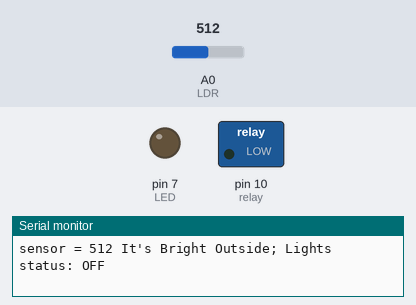
Bench run of a sketch on a simulated Arduino Uno, built with avr-gcc and run on an emulated ATmega328P. Shown: switched loads named in the sketch (green lamp = pin HIGH), output pins drawn as LEDs (lit = HIGH), the last lines printed to the serial monitor. The inputs (shaded band) are chosen by the test bench; at power-on: A0 (LDR) = 512.

Above: at 1.2 s.
1.3 s: A0 (LDR) set to 892
4.3 s: A0 (LDR) set to 907
At 5.5 s:
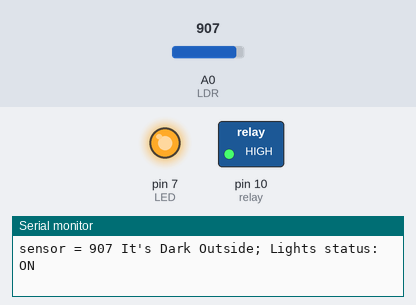
5.8 s: A0 (LDR) set to 890
At 7.0 s:
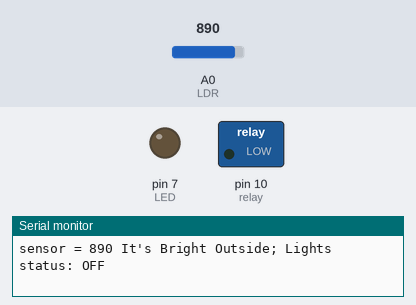
Timing chart, 0 to 8.8 s (numbered marks = the images above; inputs shaded):
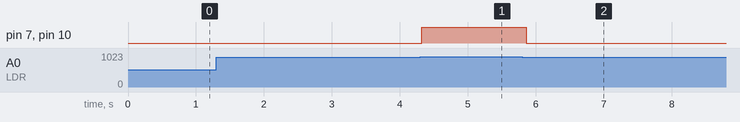

The sketch:

ldr_control_led_fat1.ino
```cpp
#define relay 10
int LED = 7;
int LDR = A0;

void setup()
{
Serial.begin(9600);
pinMode(LED, OUTPUT);
pinMode(relay, OUTPUT);
pinMode(LDR, INPUT);
}

void loop() {
int LDRValue = analogRead(LDR);
Serial.print("sensor = ");
Serial.print(LDRValue);

if (LDRValue >=900)
{
digitalWrite(LED, HIGH);
digitalWrite(relay, HIGH);
Serial.println(" It's Dark Outside; Lights status: ON");
}
else
{
digitalWrite(LED, LOW);
digitalWrite(relay, LOW);
Serial.println(" It's Bright Outside; Lights status: OFF");
}
}
```

Measured:
- the behaviour switches between 899 and 900 on A0 (LDR) (found by bisection; images 0 and 1)
- after the input at 4.3 s, pin 7 (LED), pin 10 (relay): LOW → HIGH at once
- after the input at 5.8 s, pin 7 (LED), pin 10 (relay): HIGH → LOW after 0.06 s
